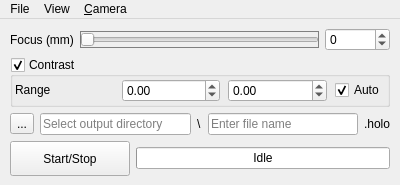
<?xml version="1.0" encoding="UTF-8"?>
<ui version="4.0">
 <class>LightUI</class>
 <widget class="QMainWindow" name="LightUI">
  <property name="geometry">
   <rect>
    <x>0</x>
    <y>0</y>
    <width>400</width>
    <height>139</height>
   </rect>
  </property>
  <property name="minimumSize">
   <size>
    <width>3</width>
    <height>0</height>
   </size>
  </property>
  <property name="windowTitle">
   <string>Holovibes</string>
  </property>
  <property name="sizeGripEnabled" stdset="0">
   <bool>false</bool>
  </property>
  <widget class="QWidget" name="formLayoutWidget">
   <layout class="QVBoxLayout" name="verticalLayout">
    <property name="sizeConstraint">
     <enum>QLayout::SetDefaultConstraint</enum>
    </property>
    <property name="leftMargin">
     <number>10</number>
    </property>
    <property name="rightMargin">
     <number>10</number>
    </property>
    <item>
     <layout class="QHBoxLayout" name="horizontalLayout">
      <item>
       <widget class="QLabel" name="label">
        <property name="text">
         <string>Focus (mm)</string>
        </property>
       </widget>
      </item>
      <item>
       <widget class="QSlider" name="ZSlider">
        <property name="styleSheet">
         <string notr="true">border: 1px solid grey;</string>
        </property>
        <property name="maximum">
         <number>1000</number>
        </property>
        <property name="pageStep">
         <number>1</number>
        </property>
        <property name="orientation">
         <enum>Qt::Horizontal</enum>
        </property>
       </widget>
      </item>
      <item>
       <widget class="QSpinBox" name="ZSpinBox">
        <property name="sizePolicy">
         <sizepolicy hsizetype="Minimum" vsizetype="Fixed">
          <horstretch>0</horstretch>
          <verstretch>0</verstretch>
         </sizepolicy>
        </property>
        <property name="minimumSize">
         <size>
          <width>60</width>
          <height>0</height>
         </size>
        </property>
        <property name="minimum">
         <number>-10000</number>
        </property>
        <property name="maximum">
         <number>10000</number>
        </property>
       </widget>
      </item>
     </layout>
    </item>
      <item>
             <widget class="QGroupBox" name="ContrastCheckBox">
              <property name="sizePolicy">
               <sizepolicy hsizetype="MinimumExpanding" vsizetype="Maximum">
                <horstretch>0</horstretch>
                <verstretch>0</verstretch>
               </sizepolicy>
              </property>
              <property name="title">
               <string>Contrast</string>
              </property>
              <property name="flat">
               <bool>false</bool>
              </property>
              <property name="checkable">
               <bool>true</bool>
              </property>
              <property name="checked">
               <bool>true</bool>
              </property>
              <layout class="QGridLayout" name="gridLayout_3">
               <property name="leftMargin">
                <number>2</number>
               </property>
               <property name="topMargin">
                <number>2</number>
               </property>
               <property name="rightMargin">
                <number>2</number>
               </property>
               <property name="bottomMargin">
                <number>2</number>
               </property>
               <property name="horizontalSpacing">
                <number>0</number>
               </property>
               <property name="verticalSpacing">
                <number>2</number>
               </property>
               <item row="2" column="1" rowspan="3">
                <layout class="QHBoxLayout" name="horizontalLayout_8">
                 <property name="spacing">
                  <number>8</number>
                 </property>
                 <item>
                  <widget class="QLabel" name="ContrastRangeLabel">
                   <property name="enabled">
                    <bool>true</bool>
                   </property>
                   <property name="sizePolicy">
                    <sizepolicy hsizetype="Expanding" vsizetype="Fixed">
                     <horstretch>1</horstretch>
                     <verstretch>0</verstretch>
                    </sizepolicy>
                   </property>
                   <property name="statusTip">
                    <string>The lower and upper limit of the contrast</string>
                   </property>
                   <property name="text">
                    <string>Range</string>
                   </property>
                  </widget>
                 </item>
                 <item>
                  <widget class="QDoubleSpinBox" name="ContrastMinDoubleSpinBox">
                   <property name="enabled">
                    <bool>true</bool>
                   </property>
                   <property name="sizePolicy">
                    <sizepolicy hsizetype="Expanding" vsizetype="Fixed">
                     <horstretch>1</horstretch>
                     <verstretch>0</verstretch>
                    </sizepolicy>
                   </property>
                   <property name="minimum">
                    <double>-100.000000000000000</double>
                   </property>
                   <property name="maximum">
                    <double>100.000000000000000</double>
                   </property>
                   <property name="singleStep">
                    <double>0.010000000000000</double>
                   </property>
                  </widget>
                 </item>
                 <item>
                  <widget class="QDoubleSpinBox" name="ContrastMaxDoubleSpinBox">
                   <property name="enabled">
                    <bool>true</bool>
                   </property>
                   <property name="sizePolicy">
                    <sizepolicy hsizetype="Expanding" vsizetype="Fixed">
                     <horstretch>1</horstretch>
                     <verstretch>0</verstretch>
                    </sizepolicy>
                   </property>
                   <property name="minimum">
                    <double>-100.000000000000000</double>
                   </property>
                   <property name="maximum">
                    <double>100.000000000000000</double>
                   </property>
                   <property name="singleStep">
                    <double>0.010000000000000</double>
                   </property>
                  </widget>
                 </item>
                 <item>
                  <widget class="QCheckBox" name="AutoRefreshContrastCheckBox">
                   <property name="text">
                    <string>Auto</string>
                   </property>
                   <property name="checked">
                    <bool>true</bool>
                   </property>
                  </widget>
                 </item>
                </layout>
               </item>
              </layout>
             </widget>
            </item>
    <item>
     <layout class="QHBoxLayout" name="outputFileSelectionLayout">
      <property name="spacing">
       <number>6</number>
      </property>
      <property name="leftMargin">
       <number>0</number>
      </property>
      <property name="rightMargin">
       <number>0</number>
      </property>
      <item>
       <widget class="QToolButton" name="OutputFileBrowseToolButton">
        <property name="text">
         <string>...</string>
        </property>
        <property name="shortcut">
         <string>Ctrl+S</string>
        </property>
       </widget>
      </item>
      <item>
       <widget class="holovibes::gui::Drag_drop_lineedit" name="OutputFilePathLineEdit">
        <property name="inputMask">
         <string/>
        </property>
        <property name="text">
         <string/>
        </property>
        <property name="dragEnabled">
         <bool>false</bool>
        </property>
        <property name="readOnly">
         <bool>true</bool>
        </property>
        <property name="placeholderText">
         <string>Select output directory</string>
        </property>
       </widget>
      </item>
      <item>
       <widget class="QLabel" name="filepathLabel">
        <property name="text">
         <string>\</string>
        </property>
       </widget>
      </item>
      <item>
       <widget class="QLineEdit" name="OutputFileNameLineEdit">
        <property name="placeholderText">
         <string>Enter file name</string>
        </property>
       </widget>
      </item>
      <item>
       <widget class="QLabel" name="fileExtensionLabel">
        <property name="text">
         <string>.holo</string>
        </property>
       </widget>
      </item>
     </layout>
    </item>
    <item>
     <layout class="QHBoxLayout" name="horizontalLayout_2">
      <item>
       <widget class="QPushButton" name="startButton">
        <property name="sizePolicy">
         <sizepolicy hsizetype="Maximum" vsizetype="Fixed">
          <horstretch>0</horstretch>
          <verstretch>0</verstretch>
         </sizepolicy>
        </property>
        <property name="minimumSize">
         <size>
          <width>120</width>
          <height>35</height>
         </size>
        </property>
        <property name="maximumSize">
         <size>
          <width>120</width>
          <height>35</height>
         </size>
        </property>
        <property name="text">
         <string>Start/Stop</string>
        </property>
        <property name="shortcut">
         <string>Alt+R</string>
        </property>
        <property name="checkable">
         <bool>true</bool>
        </property>
       </widget>
      </item>
      <item>
       <widget class="QProgressBar" name="recordProgressBar">
        <property name="value">
         <number>0</number>
        </property>
        <property name="format">
         <string>Idle</string>
        </property>
       </widget>
      </item>
     </layout>
    </item>
   </layout>
  </widget>
  <widget class="QMenuBar" name="menuBar">
   <property name="geometry">
    <rect>
     <x>0</x>
     <y>0</y>
     <width>400</width>
     <height>22</height>
    </rect>
   </property>
   <widget class="QMenu" name="menuOptions">
    <property name="title">
     <string>File</string>
    </property>
    <addaction name="actionPreset"/>
    <addaction name="actionQuit"/>
   </widget>
   <widget class="QMenu" name="menuView">
    <property name="title">
     <string>View</string>
    </property>
    <addaction name="actionConfiguration_UI"/>
   </widget>

   <widget class="QMenu" name="menu_Camera">
    <property name="title">
     <string>&amp;Camera</string>
    </property>
    <widget class="QMenu" name="menu_Model">
     <property name="title">
      <string>&amp;Model</string>
     </property>
     <addaction name="actionNone"/>
     <addaction name="actionPhantom_S710"/>
     <addaction name="actionAmetekS711EuresysCoaxlinkQSPF+"/>
     <addaction name="actionAmetekS991EuresysCoaxlinkQSPF+"/>
    </widget>
    <addaction name="menu_Model"/>
    <addaction name="actionSettings"/>
   </widget>

   <addaction name="menuOptions"/>
   <addaction name="menuView"/>
   <addaction name="menu_Camera"/>
  </widget>
  <action name="actionConfiguration_UI">
   <property name="text">
    <string>Configuration panel</string>
   </property>
   <property name="shortcut">
    <string>Alt+M</string>
   </property>
  </action>
  <action name="actionQuit">
   <property name="text">
    <string>Quit</string>
   </property>
   <property name="shortcut">
    <string>Ctrl+Q</string>
   </property>
  </action>
  <action name="actionPreset">
   <property name="text">
    <string>Preset</string>
   </property>
   <property name="shortcut">
    <string>Ctrl+P</string>
   </property>
  </action>

  <action name="actionNone">
   <property name="text">
    <string>None</string>
   </property>
  </action>
  <action name="actionPhantom_S710">
   <property name="text">
    <string>Ametek S710 Euresys Coaxlink Octo</string>
   </property>
  </action>
  <action name="actionAmetekS711EuresysCoaxlinkQSPF+">
   <property name="text">
    <string>Ametek S711 Euresys Coaxlink QSPF+</string>
   </property>
  </action>
  <action name="actionAmetekS991EuresysCoaxlinkQSPF+">
   <property name="text">
    <string>Ametek S991 Euresys Coaxlink QSPF+</string>
   </property>
  </action>
  <action name="actionSettings">
   <property name="enabled">
    <bool>false</bool>
   </property>
   <property name="text">
    <string>Settings</string>
   </property>
   <property name="shortcut">
    <string>Alt+C</string>
   </property>
  </action>

 </widget>
 <customwidgets>
  <customwidget>
   <class>holovibes::gui::Drag_drop_lineedit</class>
   <extends>QLineEdit</extends>
   <header>gui_drag_drop_lineedit.hh</header>
  </customwidget>
 </customwidgets>
 <resources/>
 <connections>
  <connection>
   <sender>actionQuit</sender>
   <signal>triggered()</signal>
   <receiver>LightUI</receiver>
   <slot>close()</slot>
   <hints>
    <hint type="sourcelabel">
     <x>-1</x>
     <y>-1</y>
    </hint>
    <hint type="destinationlabel">
     <x>228</x>
     <y>38</y>
    </hint>
   </hints>
  </connection>
  <connection>
   <sender>OutputFileBrowseToolButton</sender>
   <signal>clicked()</signal>
   <receiver>LightUI</receiver>
   <slot>browse_record_output_file_ui()</slot>
   <hints>
    <hint type="sourcelabel">
     <x>21</x>
     <y>74</y>
    </hint>
    <hint type="destinationlabel">
     <x>199</x>
     <y>69</y>
    </hint>
   </hints>
  </connection>
  <connection>
   <sender>OutputFileNameLineEdit</sender>
   <signal>editingFinished()</signal>
   <receiver>LightUI</receiver>
   <slot>set_record_file_name()</slot>
   <hints>
    <hint type="sourcelabel">
     <x>280</x>
     <y>74</y>
    </hint>
    <hint type="destinationlabel">
     <x>199</x>
     <y>69</y>
    </hint>
   </hints>
  </connection>
  <connection>
   <sender>startButton</sender>
   <signal>toggled(bool)</signal>
   <receiver>LightUI</receiver>
   <slot>start_stop_recording(bool)</slot>
   <hints>
    <hint type="sourcelabel">
     <x>70</x>
     <y>111</y>
    </hint>
    <hint type="destinationlabel">
     <x>199</x>
     <y>69</y>
    </hint>
   </hints>
  </connection>
  <connection>
   <sender>actionConfiguration_UI</sender>
   <signal>triggered()</signal>
   <receiver>LightUI</receiver>
   <slot>open_configuration_ui()</slot>
   <hints>
    <hint type="sourcelabel">
     <x>-1</x>
     <y>-1</y>
    </hint>
    <hint type="destinationlabel">
     <x>199</x>
     <y>69</y>
    </hint>
   </hints>
  </connection>
  <connection>
   <sender>actionPreset</sender>
   <signal>triggered()</signal>
   <receiver>LightUI</receiver>
   <slot>set_preset()</slot>
   <hints>
    <hint type="sourcelabel">
     <x>-1</x>
     <y>-1</y>
    </hint>
    <hint type="destinationlabel">
     <x>199</x>
     <y>69</y>
    </hint>
   </hints>
  </connection>
  <connection>
   <sender>ZSpinBox</sender>
   <signal>valueChanged(int)</signal>
   <receiver>LightUI</receiver>
   <slot>z_value_changed(int)</slot>
   <hints>
    <hint type="sourcelabel">
     <x>358</x>
     <y>43</y>
    </hint>
    <hint type="destinationlabel">
     <x>199</x>
     <y>69</y>
    </hint>
   </hints>
  </connection>
  <connection>
   <sender>ZSlider</sender>
   <signal>valueChanged(int)</signal>
   <receiver>LightUI</receiver>
   <slot>z_value_changed(int)</slot>
   <hints>
    <hint type="sourcelabel">
     <x>201</x>
     <y>43</y>
    </hint>
    <hint type="destinationlabel">
     <x>199</x>
     <y>69</y>
    </hint>
   </hints>
  </connection>

  <connection>
   <sender>ContrastCheckBox</sender>
   <signal>clicked(bool)</signal>
   <receiver>LightUI</receiver>
   <slot>set_contrast_mode(bool)</slot>
   <hints>
    <hint type="sourcelabel">
     <x>381</x>
     <y>382</y>
    </hint>
    <hint type="destinationlabel">
     <x>667</x>
     <y>304</y>
    </hint>
   </hints>
  </connection>
  <connection>
   <sender>ContrastMinDoubleSpinBox</sender>
   <signal>valueChanged(double)</signal>
   <receiver>LightUI</receiver>
   <slot>set_contrast_min(double)</slot>
   <hints>
    <hint type="sourcelabel">
     <x>318</x>
     <y>360</y>
    </hint>
    <hint type="destinationlabel">
     <x>375</x>
     <y>0</y>
    </hint>
   </hints>
  </connection>
  <connection>
   <sender>ContrastMaxDoubleSpinBox</sender>
   <signal>valueChanged(double)</signal>
   <receiver>LightUI</receiver>
   <slot>set_contrast_max(double)</slot>
   <hints>
    <hint type="sourcelabel">
     <x>378</x>
     <y>360</y>
    </hint>
    <hint type="destinationlabel">
     <x>305</x>
     <y>310</y>
    </hint>
   </hints>
  </connection>
  <connection>
   <sender>AutoRefreshContrastCheckBox</sender>
   <signal>clicked(bool)</signal>
   <receiver>LightUI</receiver>
   <slot>set_contrast_auto_refresh(bool)</slot>
   <hints>
    <hint type="sourcelabel">
     <x>349</x>
     <y>364</y>
    </hint>
    <hint type="destinationlabel">
     <x>681</x>
     <y>396</y>
    </hint>
   </hints>
  </connection>

  <connection>
   <sender>actionNone</sender>
   <signal>triggered(bool)</signal>
   <receiver>LightUI</receiver>
   <slot>camera_none()</slot>
   <hints>
    <hint type="sourcelabel">
     <x>-1</x>
     <y>-1</y>
    </hint>
    <hint type="destinationlabel">
     <x>123</x>
     <y>0</y>
    </hint>
   </hints>
  </connection>
  <connection>
   <sender>actionPhantom_S710</sender>
   <signal>triggered()</signal>
   <receiver>LightUI</receiver>
   <slot>camera_phantom()</slot>
   <hints>
    <hint type="sourcelabel">
     <x>-1</x>
     <y>-1</y>
    </hint>
    <hint type="destinationlabel">
     <x>604</x>
     <y>397</y>
    </hint>
   </hints>
  </connection>
  <connection>
   <sender>actionAmetekS711EuresysCoaxlinkQSPF+</sender>
   <signal>triggered()</signal>
   <receiver>LightUI</receiver>
   <slot>camera_ametek_s711_coaxlink_qspf_plus()</slot>
   <hints>
    <hint type="sourcelabel">
     <x>-1</x>
     <y>-1</y>
    </hint>
    <hint type="destinationlabel">
     <x>604</x>
     <y>397</y>
    </hint>
   </hints>
  </connection>
  <connection>
   <sender>actionAmetekS991EuresysCoaxlinkQSPF+</sender>
   <signal>triggered()</signal>
   <receiver>LightUI</receiver>
   <slot>camera_ametek_s991_coaxlink_qspf_plus()</slot>
   <hints>
    <hint type="sourcelabel">
     <x>-1</x>
     <y>-1</y>
    </hint>
    <hint type="destinationlabel">
     <x>604</x>
     <y>397</y>
    </hint>
   </hints>
  </connection>
  <connection>
   <sender>actionSettings</sender>
   <signal>triggered()</signal>
   <receiver>LightUI</receiver>
   <slot>configure_camera()</slot>
   <hints>
    <hint type="sourcelabel">
     <x>-1</x>
     <y>-1</y>
    </hint>
    <hint type="destinationlabel">
     <x>87</x>
     <y>0</y>
    </hint>
   </hints>
  </connection>

 </connections>
 <slots>
  <slot>start_stop_recording(bool)</slot>
  <slot>browse_record_output_file_ui()</slot>
  <slot>set_record_file_name()</slot>
  <slot>open_configuration_ui()</slot>
  <slot>set_preset()</slot>
  <slot>z_value_changed(int)</slot>

  <slot>set_contrast_mode(bool)</slot>
  <slot>set_contrast_min(double)</slot>
  <slot>set_contrast_max(double)</slot>
  <slot>set_contrast_auto_refresh(bool)</slot>

  <slot>camera_none()</slot>
  <slot>camera_phantom()</slot>
  <slot>camera_ametek_s711_coaxlink_qspf_plus()</slot>
  <slot>camera_ametek_s991_coaxlink_qspf_plus()</slot>
  <slot>configure_camera()</slot>
 </slots>
</ui>
